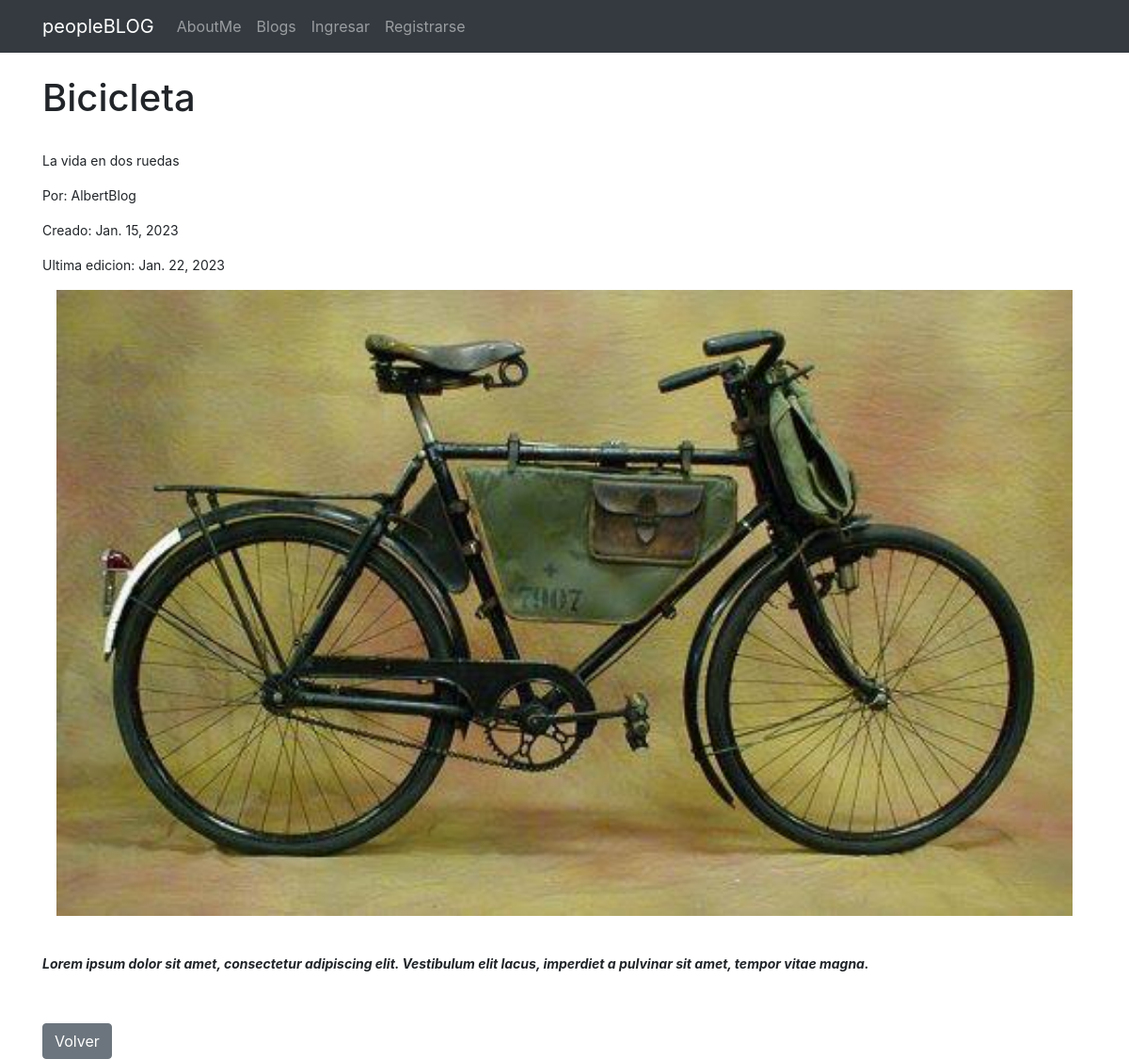
/blog/paginadetalle/39, run on an earlier commit of the app's database.
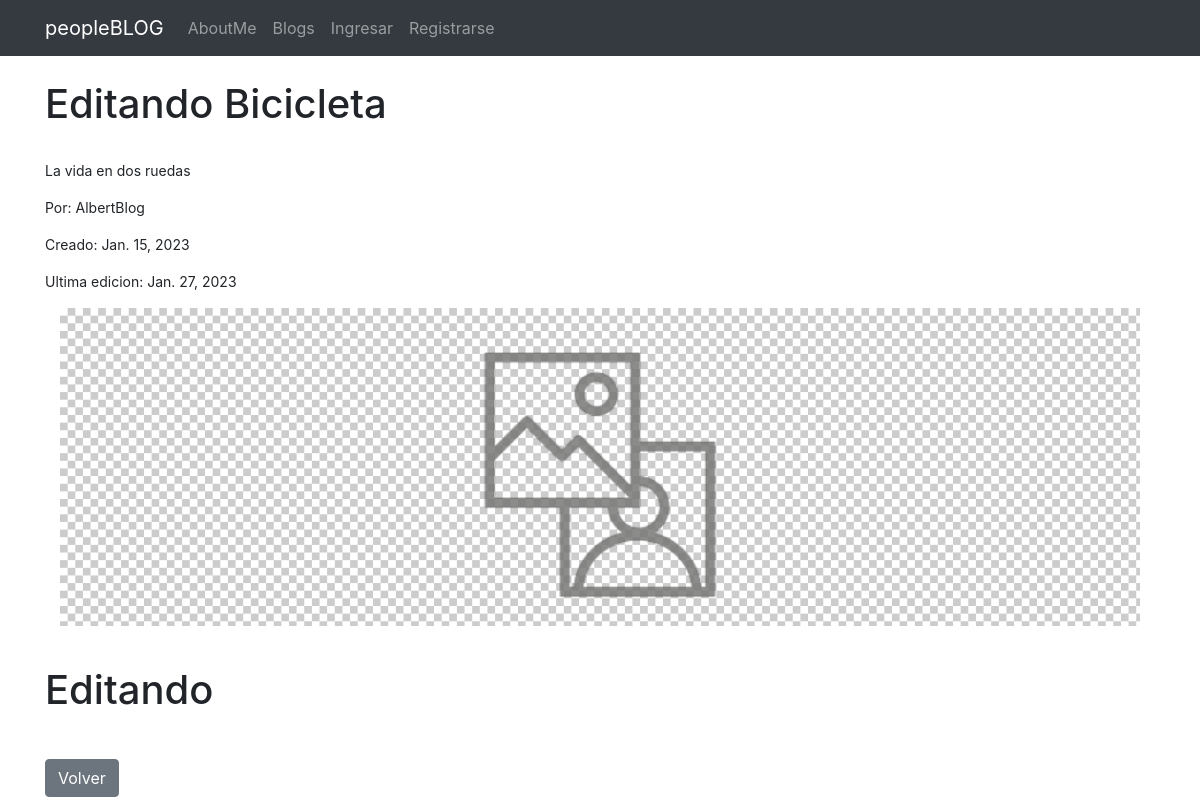
And on a later commit of the database.
### Blog/models.py (models this page shows, shortened)
class Pagina(models.Model):
    titulo=models.CharField(max_length=100)
    subtitulo=models.CharField(max_length=100)
    user= models.ForeignKey(User, on_delete=models.CASCADE)
    imagen= models.ImageField(null=True, blank=True, upload_to="post")
    cuerpo=RichTextField(null=True, blank=True)
    creado=models.DateField(auto_now_add=True)
    editado=models.DateField(auto_now=True)

### Blog/views.py (the view)
# urls.py: path('paginadetalle/<pk>', views.paginadetalle, name="paginadetalle"),
def paginadetalle(request, pk):
	pagina= Pagina.objects.get(id=pk)
	context= {'pagina':pagina}
	return render(request, 'pagina_detalle.html', context)

### Templates/pagina_detalle.html (shortened to what this page needs)
{% extends "padre.html" %}
{% block content %}
<h1>{{pagina.titulo}}</h1>
<br/>
<small>
    <p>{{pagina.subtitulo}}</p>
    <p>Por: {{pagina.user}}</p>
    <p>Creado: {{pagina.creado}}</p>
    <p>Ultima edicion: {{pagina.editado}}</p>
    <img class="container" src="{{pagina.imagen.url}}">
<br/>
<br/>
    <p>{{pagina.cuerpo|safe}}</p>
</small>
    <a class="btn btn-secondary" href="{% url 'leerpaginas' %}">Volver</a>
{% endblock %}

### Templates/padre.html (shortened to what this page needs)
<!doctype html>
<html lang="en">
  <head>
    <link rel="stylesheet" href="https://cdn.jsdelivr.net/npm/bootstrap@4.6.2/dist/css/bootstrap.min.css">
  </head>
  <body>
    <nav class="navbar navbar-expand-lg navbar-dark bg-dark">
        <div class="container">
            <a class="navbar-brand" href="{% url 'inicio' %}">peopleBLOG</a>
        <div class="collapse navbar-collapse" id="navbarNavAltMarkup">
            <div class="navbar-nav">
              <a class="nav-link" href="{% url 'sobremi' %}">AboutMe</a>
                <a class="nav-link" href="{% url 'leerpaginas' %}">Blogs</a>
                {% if user.is_authenticated %}
                <a class="nav-link" href="{% url 'nuevopost' %}">Publicar</a>
                <a class="nav-link" href="{% url 'enviarmensaje' %}">Enviar mensaje</a>
                <a class="nav-link" href="{% url 'buscarmensaje' %}">Mensajes recibidos</a>
                <a class="nav-link" href="{% url 'obtenerperfil' user.id %}">Perfil</a>
                <a class="nav-link" href="{% url 'editarcuenta' %}">Editar cuenta</a>
                <a class="nav-link" href="{% url 'logout' %}">Salir</a>
                {% else %}
                <a class="nav-link" href="{% url 'login' %}">Ingresar</a>
                <a class="nav-link" href="{% url 'registro' %}">Registrarse</a>
                {% endif %}
        </div>
        <ul class="navbar-nav ml-auto">
          <li class="nav-link" href="#">
          </li>
        </ul>
    </nav>
<br/>
<div class="container">
        {% block content %}
        {% endblock %}
</div>
  </body>
  </html>

What changed in the data, as far as the page shows it:
changed Pagina "La vida en dos ruedas": titulo "Bicicleta" → "Editando Bicicleta"; editado "Jan. 22, 2023" → "Jan. 27, 2023"; imagen: picture removed, a placeholder shows; cuerpo "Lorem ipsum dolor sit amet, consectetur adipiscing elit. Vestibulum elit lacus, imperdiet a pulvinar sit amet, tempor vitae magna." → "Editando"
